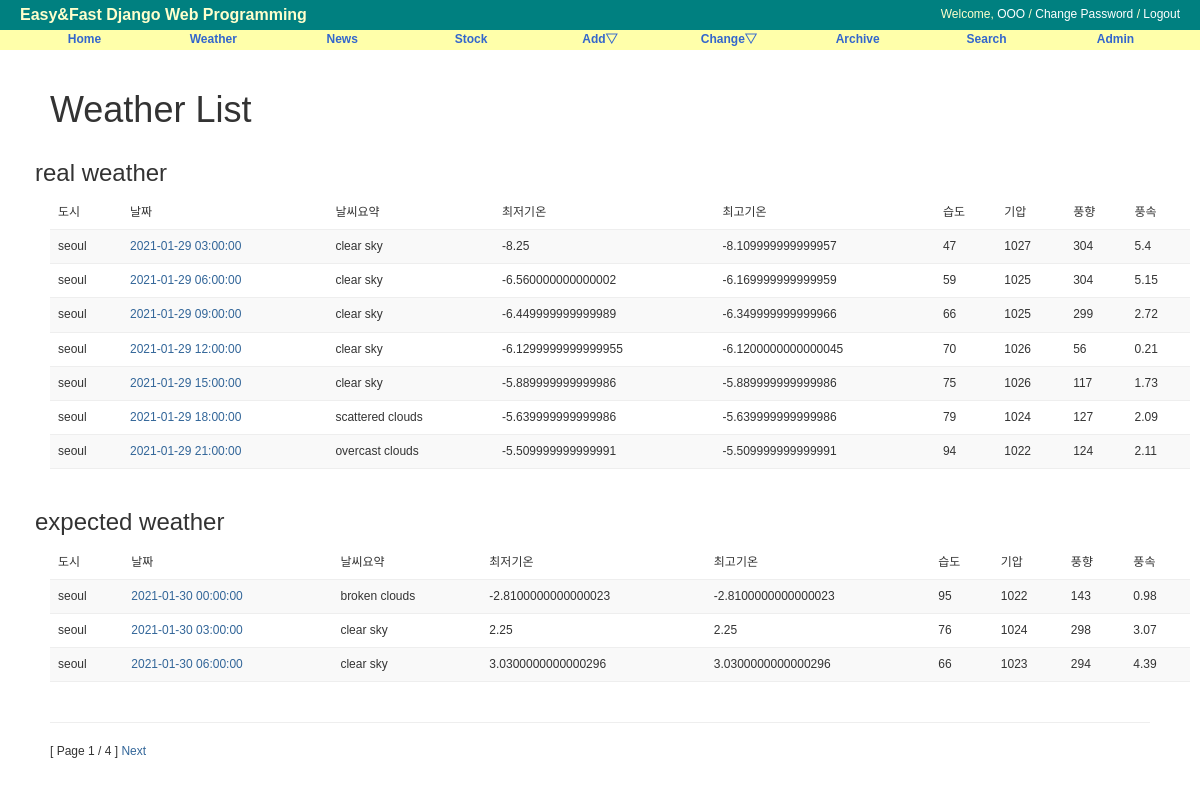
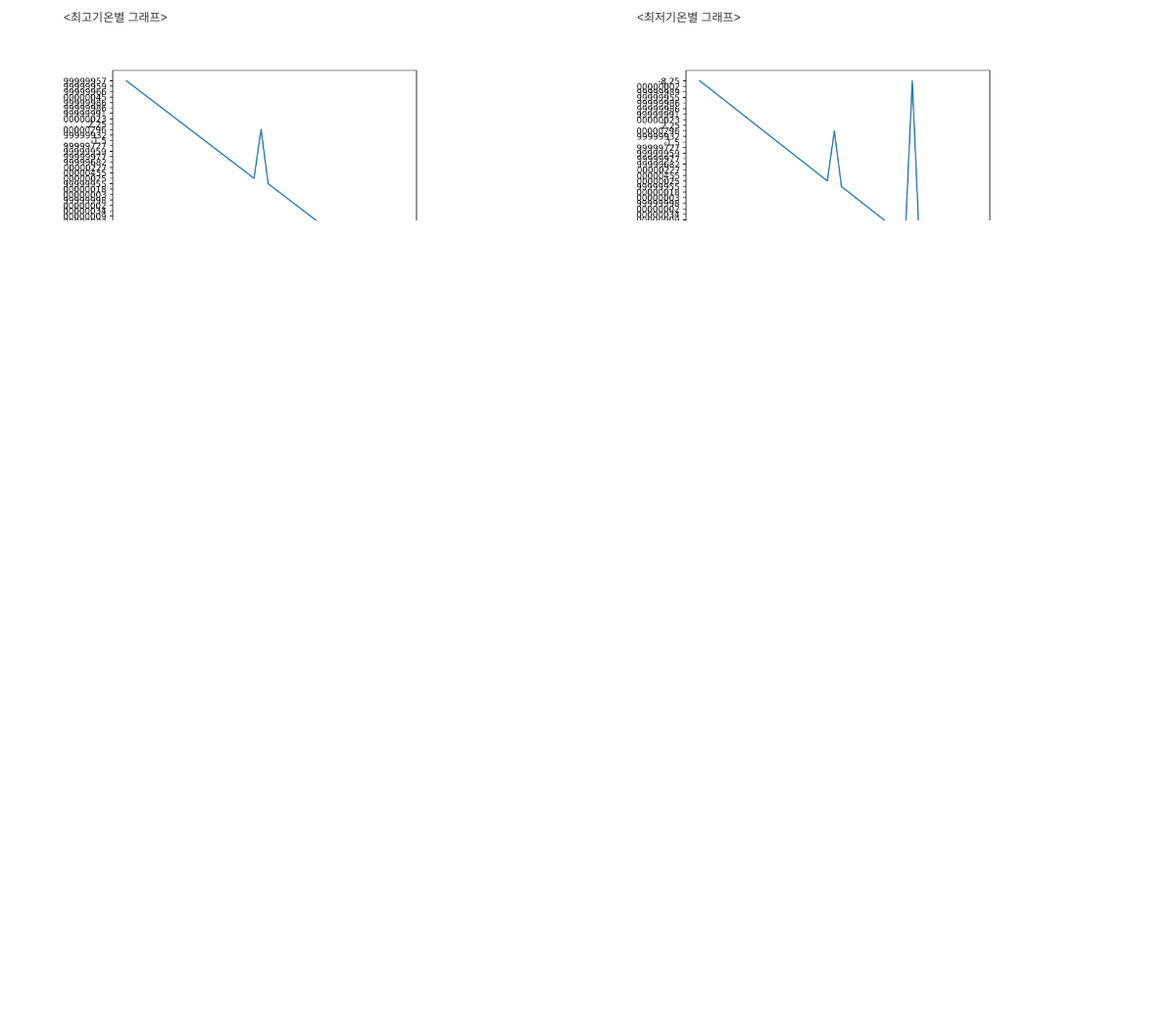
Page /weather/ on the committed database (2 pictures, top to bottom).
### weather/models.py (models this page shows, shortened)
class Weather(models.Model):
    objects = models.Manager()
    city = models.CharField('CITY', max_length=50)
    date = models.TextField('DATE')
    desc = models.TextField('DESC')
    temp_min = models.TextField('TEMP_MIN')
    temp_max = models.TextField('TEMP_MAX')
    humidity = models.TextField('HUMIDITY')
    pressure = models.TextField('PRESSURE')
    deg = models.TextField('DEG')
    speed = models.TextField('SPEED')
    class Meta:
        db_table = 'weather'
        ordering = ('date',)

### weather/views.py (the view)
# urls.py: path('', WeatherLV.as_view(), name='index'),
class WeatherLV(ListView):
    model = Weather
    template_name = "weather/weather_list.html"
    paginate_by = 10

### weather/templates/weather/weather_list.html (shortened to what this page needs)
{% extends "base.html" %}
{% block content %}
{% load static %}
<div id="content">
<h1>Weather List</h1>
<div class="row">
    <h3> real weather </h3>
        <div class="container">
            <table class="table table-striped">
                <thead>
                    <tr>
                        <td>도시</td>
                        <td>날짜</td>
                        <td>날씨요약</td>
                        <td>최저기온</td>
                        <td>최고기온</td>
                        <td>습도</td>
                        <td>기압</td>
                        <td>풍향</td>
                        <td>풍속</td>
                    </tr>
                </thead>
                <tbody>
                    {% for weather in object_list %}
                        {% if weather.date < '2021-01-30' %}
                        <tr>
                            <td>{{ weather.city }}</td>
                            <td><a href="{% url 'weather:detail' weather.id %}">{{ weather.date }}</a></td>
                            <td>{{ weather.desc }}</td>
                            <td>{{ weather.temp_min }}</td>
                            <td>{{ weather.temp_max }}</td>
                            <td>{{ weather.humidity }}</td>
                            <td>{{ weather.pressure }}</td>
                            <td>{{ weather.deg }}</td>
                            <td>{{ weather.speed }}</td>
                        </tr>
                        {% endif %}
                    {% endfor %}
                </tbody>
            </table>
        </div>
    <h3> expected weather </h3>
        <div class="container">
            <table class="table table-striped">
                <thead>
                    <tr>
                        <td>도시</td>
                        <td>날짜</td>
                        <td>날씨요약</td>
                        <td>최저기온</td>
                        <td>최고기온</td>
                        <td>습도</td>
                        <td>기압</td>
                        <td>풍향</td>
                        <td>풍속</td>
                    </tr>
                </thead>
                <tbody>
                    {% for weather in object_list %}
                        {% if weather.date > '2021-01-30' %}
                            <tr>
                                <td>{{ weather.city }}</td>
                                <td><a href="{% url 'weather:detail' weather.id %}">{{ weather.date }}</a></td>
                                <td>{{ weather.desc }}</td>
                                <td>{{ weather.temp_min }}</td>
                                <td>{{ weather.temp_max }}</td>
                                <td>{{ weather.humidity }}</td>
                                <td>{{ weather.pressure }}</td>
                                <td>{{ weather.deg }}</td>
                                <td>{{ weather.speed }}</td>
                            </tr>
                        {% endif %}
                    {% endfor %}
                </tbody>
            </table>
        </div>
</div>
<hr>
<div>
    [ Page {{page_obj.number}} / {{ page_obj.paginator.num_pages}} ]
    {% if page_obj.has_next %}
        <a href="?page={{ page_obj.next_page_number }}">Next</a>
    {% endif %}
</div>
<br><br>
<div class="container">
    <div class="row">
        <div class="col-xs-6 .col-md-4">
            <h6><최고기온별 그래프></h6>
            <img src="{% static 'img/temp_max.png' %}" style="height: 300px; width: 400px;" />
        </div>
        <div class="col-xs-6 .col-md-4">
            <h6><최저기온별 그래프></h6>
            <img src="{% static 'img/temp_min.png' %}" style="height: 300px; width: 400px;" />
        </div>
    </div>
    <div class="row">
        <div class="col-xs-6 .col-md-4">
            <h6><습도별 그래프></h6>
            <img src="{% static 'img/humidity.png' %}" style="height: 300px; width: 400px;" />
        </div>
        <div class="col-xs-6 .col-md-4">
            <h6><기압별 그래프></h6>
            <img src="{% static 'img/pressure.png' %}" style="height: 300px; width: 400px;" />
        </div>
    </div>
    <div class="row">
        <div class="col-xs-6 .col-md-4">
            <h6><풍향별 그래프></h6>
            <img src="{% static 'img/deg.png' %}" style="height: 300px; width: 400px;" />
        </div>
        <div class="col-xs-6 .col-md-4">
            <h6><풍속별 그래프></h6>
            <img src="{% static 'img/speed.png' %}" style="height: 300px; width: 400px;" />
        </div>
    </div>
</div>
        <br><br>
</div>
{% endblock content %}

### static/css/base.css (style rules this page uses)
body { font-family: "Lucida Grande", Verdana, Arial, sans-serif; font-size: 12px; }
div#content { position: absolute; top: 70px; left: 50px; right: 50px; }
a:link, a:visited { color: #369; text-decoration: none; }
table { border-collapse: collapse; }
td, th { line-height: 18px; border-bottom: 1px solid #eee; vertical-align: top; padding: 5px 15px; font-family: "Lucida Grande", Verdana, Arial, sans-serif; }

### rows in the picture
Weather: city "seoul", date "2021-01-29 03:00:00", desc "clear sky", temp_min "-8.25", temp_max "-8.109999999999957", humidity "47", pressure "1027", deg "304", speed "5.4"
Weather: city "seoul", date "2021-01-29 06:00:00", desc "clear sky", temp_min "-6.560000000000002", temp_max "-6.169999999999959", humidity "59", pressure "1025", deg "304", speed "5.15"
Weather: city "seoul", date "2021-01-29 09:00:00", desc "clear sky", temp_min "-6.449999999999989", temp_max "-6.349999999999966", humidity "66", pressure "1025", deg "299", speed "2.72"
Weather: city "seoul", date "2021-01-29 12:00:00", desc "clear sky", temp_min "-6.1299999999999955", temp_max "-6.1200000000000045", humidity "70", pressure "1026", deg "56", speed "0.21"
Weather: city "seoul", date "2021-01-29 15:00:00", desc "clear sky", temp_min "-5.889999999999986", temp_max "-5.889999999999986", humidity "75", pressure "1026", deg "117", speed "1.73"
Weather: city "seoul", date "2021-01-29 18:00:00", desc "scattered clouds", temp_min "-5.639999999999986", temp_max "-5.639999999999986", humidity "79", pressure "1024", deg "127", speed "2.09"
Weather: city "seoul", date "2021-01-29 21:00:00", desc "overcast clouds", temp_min "-5.509999999999991", temp_max "-5.509999999999991", humidity "94", pressure "1022", deg "124", speed "2.11"
Weather: city "seoul", date "2021-01-30 00:00:00", desc "broken clouds", temp_min "-2.8100000000000023", temp_max "-2.8100000000000023", humidity "95", pressure "1022", deg "143", speed "0.98"
Weather: city "seoul", date "2021-01-30 03:00:00", desc "clear sky", temp_min "2.25", temp_max "2.25", humidity "76", pressure "1024", deg "298", speed "3.07"
Weather: city "seoul", date "2021-01-30 06:00:00", desc "clear sky", temp_min "3.0300000000000296", temp_max "3.0300000000000296", humidity "66", pressure "1023", deg "294", speed "4.39"

### other values in the picture
{{ page_obj.number }} "1"
{{ page_obj.paginator.num_pages }} "4"
